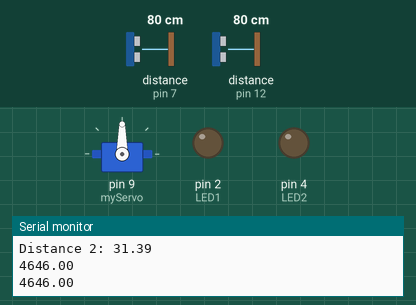
This sketch was run on a simulated Arduino Uno, built with avr-gcc and run on an emulated ATmega328P. Parts: servo, output pins drawn as LEDs (lit = HIGH), the last lines printed to the serial monitor. Wiring (inferred from the names in the program): 2 × ultrasonic range finder: trigger pin 6, echo pin 7 / trigger pin 11, echo pin 12. The test bench sets the inputs (shaded band); at power-on: distance to the obstacle (sensors on pin 7, pin 12) 80 cm. The echo pulse lasts 58.3 µs per cm; pins used as bus, display or sensor lines are not drawn.

Above: at 1.8 s.
1.9 s: distance to the obstacle (sensor on pin 7) set to 17 cm
3.4 s: distance to the obstacle (sensor on pin 7) set to 13 cm
At 4.7 s:
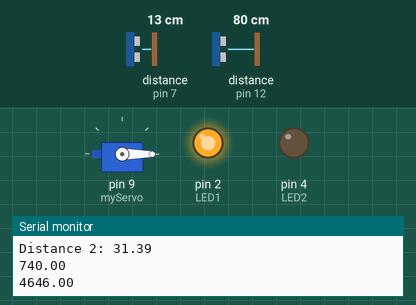
5.5 s: distance to the obstacle (sensor on pin 12) set to 18 cm
7.2 s: distance to the obstacle (sensor on pin 12) set to 14 cm
At 8.8 s:
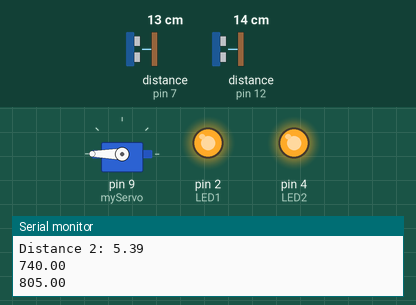
10.3 s: distance to the obstacle (sensor on pin 12) set to 9 cm
13.4 s: distance to the obstacle (sensor on pin 12) set to 6 cm
At 14.8 s:
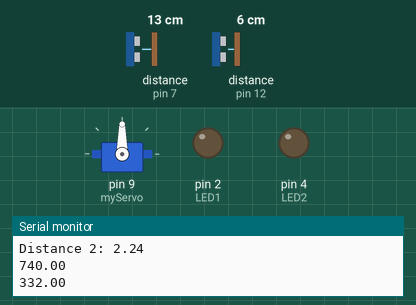
Timing chart, 0 to 16.4 s (numbered marks = the images above; inputs shaded):
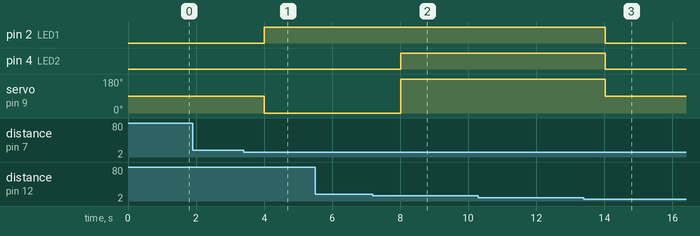

Measured:
- the behaviour switches between 16 and 15 cm on distance to the obstacle (sensor on pin 7) (found by bisection; images 0 and 1)
- the behaviour switches between 16 and 15 cm on distance to the obstacle (sensor on pin 12) (found by bisection; images 1 and 2)
- the behaviour switches between 8 and 7 cm on distance to the obstacle (sensor on pin 12) (found by bisection; images 2 and 3)
- after the input at 3.4 s, pin 2 (LED1): LOW → HIGH after 0.61 s; servo on pin 9 (myServo): 90° → 0° after 0.61 s
- after the input at 7.2 s, pin 4 (LED2): LOW → HIGH after 0.81 s; servo on pin 9 (myServo): 0° → 180° after 0.81 s
- after the input at 13.4 s, pin 2 (LED1), pin 4 (LED2): HIGH → LOW after 0.62 s; servo on pin 9 (myServo): 180° → 90° after 0.62 s

The sketch:

cat_toy.ino
```cpp
/* This code is for a "peek-a-boo" style cat toy. The circuit uses an ultrasonic sensor with distance function. When the cat, or any object,
is detected within 6 inches of the sensor, mounted at the top of a doorway on one side of a box, a toy attached to a servo motor swings
to appear in the doorway. If the cat moves within 3 inches of the doorway, the toy "hides" by swinging 90 degrees to a solid wall.
The first prototype of the toy built to run this code utilized the SparkFun Electronics Inventors' kit with Qwiic RedBoard microcontroller.
Code made possible by the developers at Arduino and their forums.*/

#include <Servo.h>            //include the servo library

const int trigPin1 = 6;   //connects to the trigger pin on US sensor 1
const int echoPin1 = 7;   //connects to the echo pin on US sensor 1

const int trigPin2 = 11;   //connects to the trigger pin on US sensor 2
const int echoPin2 = 12;   //connects to the echo pin on US sensor 2

const int LED1 = 2;        //pin to control LED1
const int LED2 = 4;        //pin to control LED2

float distance1 = 0;                     //stores distance measured by US sensor 1
float distance2 = 0;
float distance3 = 0;
float distance4 = 0;

const int ELAPSED_TIME1 = 1000; //milliseconds, 1st timer will control how often US sensor 1 updates
const int TOY_SHOWN_ELAPSED_TIME1 = 3000; //milliseconds, this timer will control how long the toy is shown in the door?
const int ELAPSED_TIME2 = 1000; //milliseconds, 2nd timer will control how often US sensor 2 updates
const int TOY_SHOWN_ELAPSED_TIME2 = 3000;
const int ELAPSED_TIME3 = 1000;

unsigned long previousTime1 = 0;  // initialize to 0, separate timing variable in case ELAPSED_TIME1 not equal to ELAPSED_TIME2 in a future program modification
unsigned long previousTime2 = 0;  // initialize to 0, separate timing variable in case ELAPSED_TIME1 not equal to ELAPSED_TIME2
unsigned long previousTime3 = 0;  //initialize to 0, separate timing variable
unsigned long currentTime;        // store # elapsed milliseconds since the program began

Servo myServo;              //create a servo object

void setup()
{
  Serial.begin(9600);

  myServo.attach(9);          //tell the servo object that its servo is plugged into pin number

  pinMode(trigPin1, OUTPUT);   //the trigger pin will output pulses of electricity
  pinMode(echoPin1, INPUT);    //the echo pin will measure the duration of pulses coming back from the distance sensor

  pinMode(trigPin2, OUTPUT);   //the trigger pin will output pulses of electricity
  pinMode(echoPin2, INPUT);    //the echo pin will measure the duration of pulses coming back from the distance sensor

  pinMode(LED1, OUTPUT); //set LED1 output pin
  pinMode(LED2, OUTPUT); //set LED2 output pin
  //pinMode(LEDSwitch, OUTPUT); //set ON/OFF LED output pin

  //set motor to start (hide) position
  myServo.write(90);
}

void loop()
{
  currentTime = millis(); //millis() function returns # milliseconds that have elapsed since program began

  //if motion detected by either ultrasonic detector w/in x amount distance (?maybe 10-12in)
  if(currentTime - previousTime1 > ELAPSED_TIME1)
  {
    previousTime1 = currentTime;
    distance1 = getDistance(trigPin1, echoPin1);

    //REMOVE AFTER TESTING
    Serial.print("Distance 1: ");
    Serial.println(distance1);

    if(distance1 <= 6)
    {
      //quickly move to hide
      myServo.write(90);
      //swing myServo to door 1
      myServo.write(0);
      digitalWrite(LED1, HIGH); //turn ON LED1
    }
  }

  if(currentTime - previousTime2 > ELAPSED_TIME2)
  {
    previousTime2 = currentTime;
    distance2 = getDistance(trigPin2, echoPin2);

    //REMOVE AFTER TESTING
    Serial.print("Distance 2: ");
    Serial.println(distance2);

    if(distance2 <= 6)
    {
      //start at hide
      myServo.write(90);
      //move to door 2
      myServo.write(180);
      digitalWrite(LED2, HIGH); //turn ON LED2
    }
  }
  /*AT THE SAME TIME
  check to see if there is an object detected within 3in of the toy*/

  //if motion detected within 3in immediately hide FAST
  if(currentTime - previousTime3 > ELAPSED_TIME3)
  {
    previousTime3 = currentTime;
    distance3 = getDistance(trigPin1, echoPin1);
    distance4 = getDistance(trigPin2, echoPin2);

    if(distance3 <= 3 || distance4 <= 3)
    {
      //swing myServo to start position, hide!
      myServo.write(90);
      //turn off LED1 and LED2
      digitalWrite(LED1, LOW);
      digitalWrite(LED2, LOW);
    }
    else
    {
      return;
    }
  }
}


//Functions

//RETURNS THE DISTANCE MEASURED BY THE HC-SR04 DISTANCE SENSOR
float getDistance(int trigPin, int echoPin)
{
  float echoTime;                   //variable to store the time it takes for a ping to bounce off an object

  float calculatedDistance;         //variable to store the distance calculated from the echo time

  //send out an ultrasonic pulse that's 10ms long
  digitalWrite(trigPin, HIGH);
  delayMicroseconds(10);
  digitalWrite(trigPin, LOW);

  echoTime = pulseIn(echoPin, HIGH);      //use the pulsein command to see how long it takes for the
                                          //pulse to bounce back to the sensor
  //REMOVE AFTER TESTING
  Serial.println(echoTime);

  calculatedDistance = echoTime / 148.0;  //calculate the distance of the object that reflected the pulse (half the bounce time multiplied by the speed of sound)

  return calculatedDistance;              //send back the distance that was calculated
}
```
